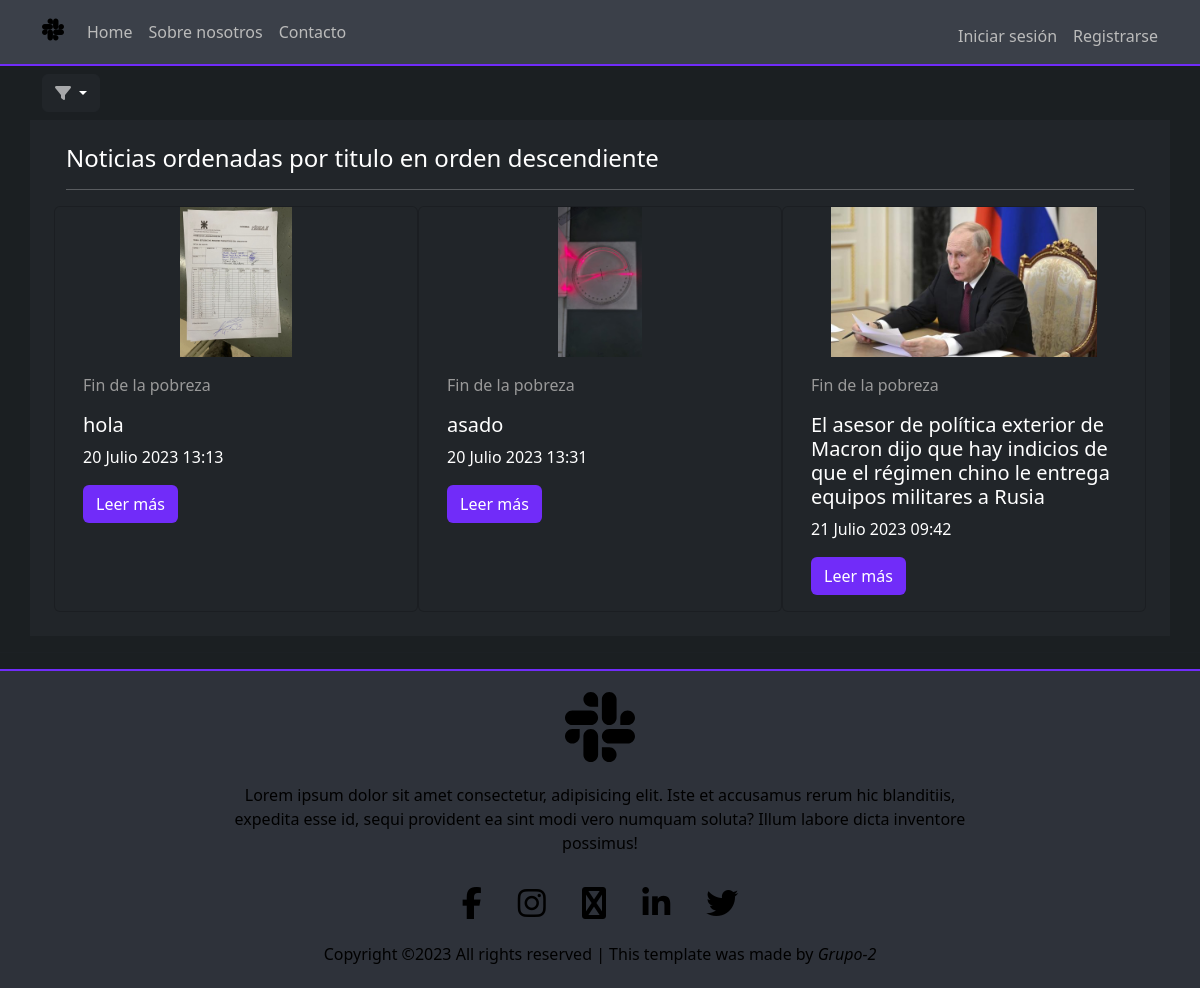
Before: /ord-tit-desc/ with the older database file.
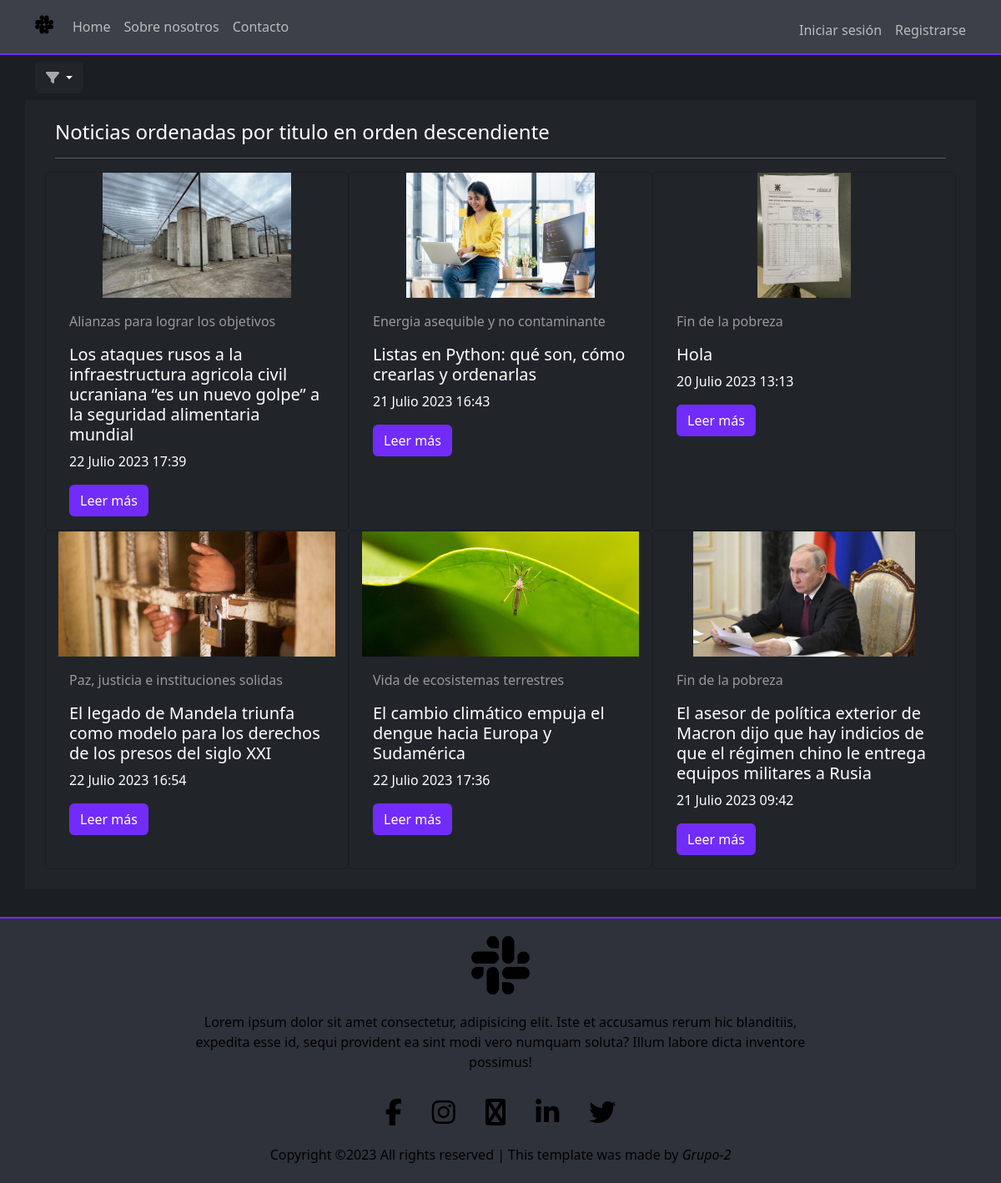
After: the same page with the newer database file.
### apps/noticias/models.py (models this page shows, shortened)
class Noticia(models.Model):
	creado = models.DateTimeField(
		'creado',
		auto_now_add=True
	)
	modificado = models.DateTimeField(
		'modificado',
		auto_now=True
	)
	titulo = models.CharField(max_length = 250)
	descripcion = models.CharField(max_length= 400)
	contenido = models.TextField()
	autor = models.ForeignKey(User, on_delete = models.CASCADE)
	imagen = models.ImageField(upload_to = 'noticias')
	categoria = models.ForeignKey(Categoria, on_delete = models.CASCADE)

class Categoria(models.Model):
	nombre = models.CharField(max_length=80)
	imagen_cat = models.ImageField(upload_to = 'categorias', default='https://www.un.org/sustainabledevelopment/wp-content/uploads/sites/3/2017/12/04-11-2017-IFAD-35822.jpg')
	def __str__(self):
		return self.nombre

### ProyectoFinal/views.py (the view)
# urls.py: path('ord-tit-desc/', views.OrdTitDesc, name="ord-tit-desc"),
def OrdTitDesc(request):
	ctx = {}
	lista_noticias = Noticia.objects.order_by('-titulo')
	ctx['object_list'] = lista_noticias[0:6]
	return render(request, 'ord-tit-desc.html', ctx)

### templates/ord-tit-desc.html (shortened to what this page needs)
{% extends 'base.html' %}
{% load static %}
{% block contenido %}
<div class="section container ">
	<div class="dropdown my-2">
		<button class="btn btn-dark dropdown-toggle" type="button" data-bs-toggle="dropdown" aria-expanded="false">
			<i class="fa fa-solid fa-filter"></i>
		</button>
	</div>
	<div class="row text-bg-dark p-4">
		<div class="col-12">
			<h4>Noticias ordenadas por titulo en orden descendiente</h4>
			<hr>
		</div>
			{% for n in object_list %}
			<div class="card text-bg-dark col-sm-12 col-md-6 col-lg-4">
				<img src="{{n.imagen.url}}" class="card-img-top" alt="..." style="height: 150px; object-fit: contain;">
				<div class="card-body">
					<p style="color: #999;">{{n.categoria}}</p>
					<h5 class="card-title">{{n.titulo}}</h5>
					<p>{{n.creado}}</p>
					<a href="{% url 'noticias:detalle_noticia' n.pk %}" class="btn btn-go">Leer más</a>
				</div>
			</div>
			{% endfor %}
	</div>
</div>
<hr>
{% endblock contenido %}

Changed rows visible on the page:
no longer on this page (row edited): Noticia: imagen (picture), categoria "Fin de la pobreza", titulo "asado", creado "20 Julio 2023 13:31"
added Noticia: imagen (picture), categoria "Alianzas para lograr los objetivos", titulo "Los ataques rusos a la infraestructura agricola civil ucraniana “es un nuevo golpe” a la seguridad alimentaria mundial", creado "22 Julio 2023 17:39"
added Noticia: imagen (picture), categoria "Energia asequible y no contaminante", titulo "Listas en Python: qué son, cómo crearlas y ordenarlas", creado "21 Julio 2023 16:43"
changed Noticia: titulo "hola" → "Hola"
added Noticia: imagen (picture), categoria "Paz, justicia e instituciones solidas", titulo "El legado de Mandela triunfa como modelo para los derechos de los presos del siglo XXI", creado "22 Julio 2023 16:54"
added Noticia: imagen (picture), categoria "Vida de ecosistemas terrestres", titulo "El cambio climático empuja el dengue hacia Europa y Sudamérica", creado "22 Julio 2023 17:36"
